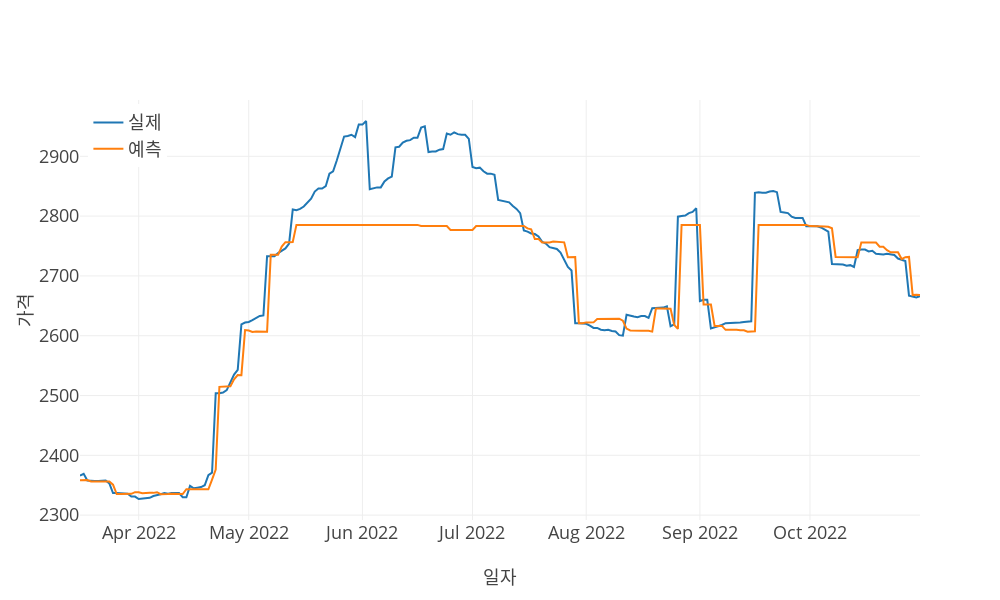

Source (notebook cell):
### Code cell
print("\nRandom Forest")
rf, _ = random_forest(X_train, y_train, search=True, **ml_searchCV_params)
rf_predictions = rf.predict(X_test)
model_eval(y_test, rf_predictions, predictions_x_axis, stdout=stdout, vis=vis, **{'scaler': output_scaler})

### Figure 1 — Plotly figure (JSON) as saved in the notebook; plotly's stock layout.template omitted (floating-point values rounded to 4 significant figures; data arrays with more than 128 entries replaced by an {"elided": "..."} marker saying what was removed)
{"data": [{"mode": "lines", "name": "실제", "type": "scatter", "x": {"elided": "230 str values"}, "y": {"elided": "230 int values"}}, {"mode": "lines", "name": "예측", "type": "scatter", "x": {"elided": "230 str values"}, "y": {"elided": "230 float values"}}], "layout": {"height": 600, "legend": {"x": 0.01, "xanchor": "left", "y": 0.99, "yanchor": "top"}, "width": 1000, "xaxis": {"title": {"text": "일자"}}, "yaxis": {"title": {"text": "가격"}}}}
